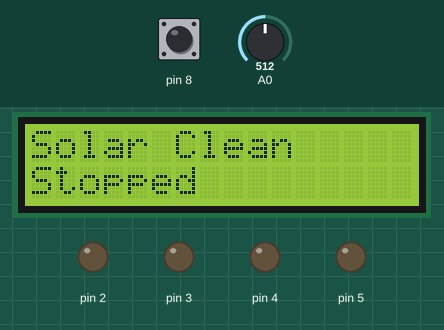
Simulated run of this sketch. Board: Arduino Uno, built with avr-gcc and run on an emulated ATmega328P. Parts: 16×2 character LCD, output pins drawn as LEDs (lit = HIGH). The test bench sets the inputs (shaded band); at power-on: A0 = 512, pin 8 HIGH. What the sketch prints to the serial monitor is not drawn.

Above: at 1.2 s.
1.3 s: A0 set to 361
2.8 s: A0 set to 333
At 3.9 s:
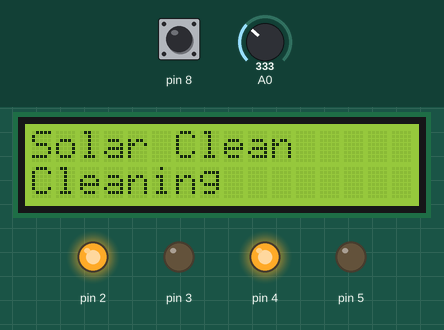
Timing chart, 0 to 5.8 s (numbered marks = the images above; inputs shaded):
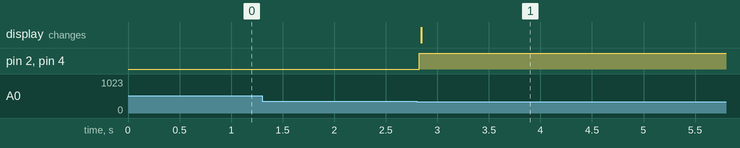

Measured:
- the behaviour switches between 350 and 349 on A0 (found by bisection; images 0 and 1)
- after the input at 1.3 s, every drawn part: stays the same
- after the input at 2.8 s, pin 2, pin 4: LOW → HIGH at once; the display: changes at once (image 1)

The sketch:

Solar_Clean.ino
```cpp
#include<Wire.h>
#include<LiquidCrystal_I2C.h>


LiquidCrystal_I2C lcd(0x27,16,2);

void setup(){

  lcd.backlight();
  lcd.init();
  Serial.begin(9600);

  pinMode(2,OUTPUT);
  pinMode(3,OUTPUT);
  pinMode(4,OUTPUT);
  pinMode(5,OUTPUT);

  pinMode(8,INPUT_PULLUP);
  pinMode(9,INPUT_PULLUP);
  pinMode(10,INPUT_PULLUP);

  digitalWrite(2,LOW);
  digitalWrite(3,LOW);
  digitalWrite(4,LOW);
  digitalWrite(5,LOW);

  lcd.setCursor(0,0);
  lcd.print("Solar Clean");

}

void loop(){

  int temp = analogRead(0);
  Serial.println(temp);
  int count = 2;
  if(temp < 350){
   lcd.setCursor(0,1);
   lcd.print("Cleaning");
   lcd.print("        ");

    while(count > 0){
      Serial.println("Driving");
      forward();
      delay(1000);
      backward();
      delay(1000);
      count--;
    }

  }
  else{

   lcd.setCursor(0,1);
   lcd.print("Stopped");
   lcd.print("        ");
  }


}

void forward(){

  Serial.println("forword");
    digitalWrite(2,HIGH);
    digitalWrite(3,LOW);

    digitalWrite(4,HIGH);
    digitalWrite(5,LOW);

    while(digitalRead(8) == HIGH);
    Serial.println("Stop");
    digitalWrite(2,LOW);
    digitalWrite(3,LOW);

    digitalWrite(4,LOW);
    digitalWrite(5,LOW);
}

void backward(){

  Serial.println("backword");
    digitalWrite(2,LOW);
    digitalWrite(3,HIGH);

    digitalWrite(4,HIGH);
    digitalWrite(5,LOW);

    while(digitalRead(9) == HIGH);
    Serial.println("Stop");
    digitalWrite(2,LOW);
    digitalWrite(3,LOW);

    digitalWrite(4,LOW);
    digitalWrite(5,LOW);
}
```
